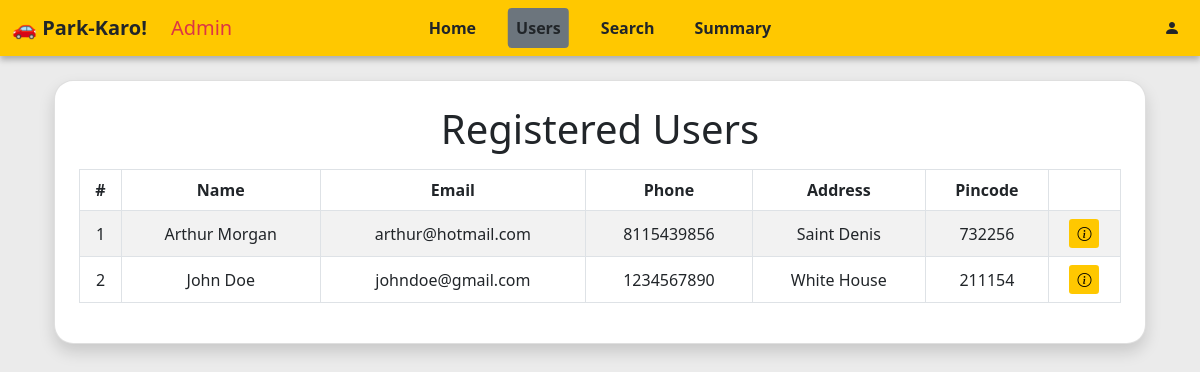
Page /admin/dashboard/users (signed in) on the committed database.
### models/user.py (models this page shows, shortened)
class User(db.Model):
    __tablename__ = 'user'
    id = db.Column(db.Integer, primary_key=True)
    email = db.Column(db.String(120), unique=True, nullable=False)
    password = db.Column(db.String(200), nullable=False)
    name = db.Column(db.String(50), nullable=False)
    phone = db.Column(db.String(15), nullable=True)
    address = db.Column(db.String(200), nullable=True)
    pincode = db.Column(db.String(10), nullable=True)
    is_admin = db.Column(db.Boolean, default=False)
    reservations = db.relationship('Reserve', backref='user', lazy=True)

### controllers/auth.py (the view)
@api.route("/admin/dashboard/users")
def admin_users():
    users = User.query.all()
    return render_template("admin/users.html", users=users)

### app.py (called while the page is built)
def create_app():
    app = Flask(__name__)
    app.config['SQLALCHEMY_DATABASE_URI'] = 'sqlite:///parking.db'
    app.config['SQLALCHEMY_TRACK_MODIFICATIONS'] = False
    app.secret_key = "shh-its-a-secret"
    db.init_app(app)
    from models import lot, spot, reserve, user
    with app.app_context():
        db.create_all()
        if not User.query.filter_by(id=0).first():
            db.session.add(User(
                id=0,
                name='admin',
                email='admin@email.com',
                password=generate_password_hash('admin'),
                is_admin=True,
            ))
            db.session.commit()
    app.register_blueprint(auth_api)
    @app.route("/")
    def home():
        return render_template("home.html")
    @app.context_processor
    def inject_request():
        return dict(request=request)
    return app

### templates/admin/users.html (shortened to what this page needs)
  {% extends "dash_layout.html" %}
{% block content %}
<div class="container mt-4">
<div class="card shadow rounded p-4">
  <h1 class="mb-3 fw-normal text-center">Registered Users</h1>
{% if users|length > 1 %}
  <div class="table-responsive">
  <table class="table table-striped table-bordered table-hover align-middle ">
    <thead class="thead-light text-center">
      <tr>
        <th>#</th>
        <th>Name</th>
        <th>Email</th>
        <th>Phone</th>
        <th>Address</th>
        <th>Pincode</th>
        <th></th>
      </tr>
    </thead>
    <tbody>
      {% for user in users %}
          {% if user.id != 0 %}
          <tr class="text-center">
            <td>{{ user.id }}</td>
            <td>{{ user.name }}</td>
            <td>{{ user.email }}</td>
            <td>{{ user.phone }}</td>
            <td>{{ user.address }}</td>
            <td>{{ user.pincode }}</td>
            <td class="text-center">
              <a href="{{ url_for('auth.user_parking_history', user_id=user.id) }}" class="btn btn-sm btn-warning">
                <i class="bi bi-info-circle"></i>
              </a>
            </td>
          </tr>
          {% endif %}
      {% endfor %}
    </tbody>
  </table>
</div>
{% else %}
  <p class="text-center text-muted">There are no registered users.</p>
{% endif %}
</div>
</div>
{% endblock %}

### templates/admin/users.html (style rules this page uses)
body { background-color: #ebebeb; }
.card { border-radius: 1.2rem !important; }
.card.shadow { box-shadow: 0 4px 12px rgba(0, 0, 0, 0.1); }
.btn-warning { background-color: #ffc800; border: none; }

### rows in the picture
User: id "1", name "Arthur Morgan", email "arthur@hotmail.com", phone "8115439856", address "Saint Denis", pincode "732256"
User: id "2", name "John Doe", email "johndoe@gmail.com", phone "1234567890", address "White House", pincode "211154"
